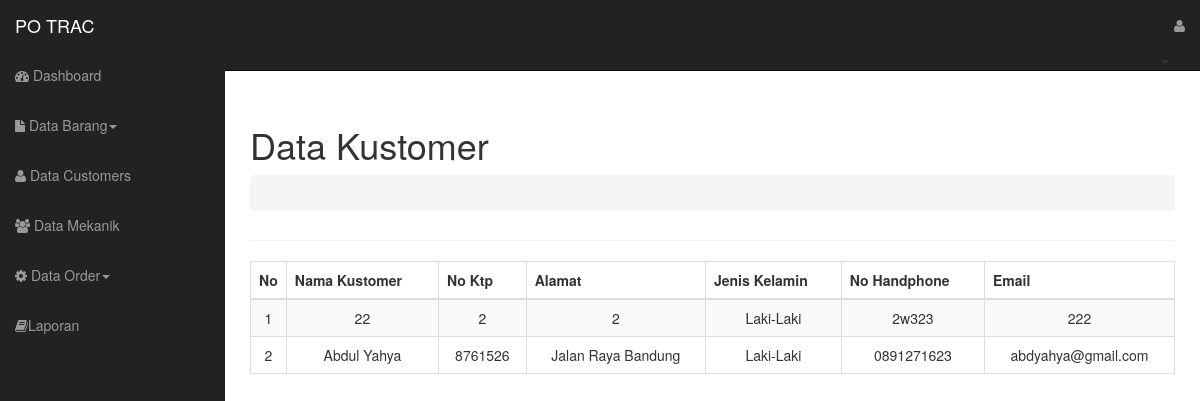
The page /home.php?page=kustomer on the database its author committed.
### tables this page shows
CREATE TABLE `kustom` (
  `kustom_id` int(6) NOT NULL,
  `kode_kustom` varchar(10) NOT NULL,
  `kustom_nama` varchar(34) NOT NULL,
  `no_ktp` int(20) NOT NULL,
  `kustom_alamat` text NOT NULL,
  `kustom_jk` varchar(43) NOT NULL,
  `kustom_hp` varchar(43) NOT NULL,
  `kustom_email` varchar(43) NOT NULL
);

### models/d_kustomer.php (called while the page is built, shortened)
<?php
class Kustomer {
	function __construct($conn) {
		$this->mysqli = $conn;
	}
	public function tampil($id =null) {
		$db = $this->mysqli->conn;
		$sql = "SELECT * FROM kustom";
		$query = $db->query($sql) or die($db->error);
		return $query;
	}
}
?>

### views/kustomer.php (the view, shortened to what this page needs)
  <?php
	include "models/d_kustomer.php";
  $ktm = new Kustomer($connection);
  if (@$_GET['act'] == '') {
	?>
     <div class="page-header">
        <div class="row">
          <div class="col-lg-12">
            <h1>Data Kustomer</h1>
            <ol class="breadcrumb">
            </ol>
              </div>
              </div>
          </div>
        </div>
           <div class="table-responsive">
       <table class="table table-bordered table-hover table-striped" id="datatables" >
          <thead>
          <tr>
	            <th width="10">No</th>
            <th>Nama Kustomer</th>
            <th>No Ktp</th>
            <th>Alamat</th>
            <th>Jenis Kelamin</th>
            <th>No Handphone</th>
            <th>Email</th>
           </tr>
        </thead>
        <tbody>
	       <?php
         $no = 1;
         $tampil = $ktm->tampil();
         while($data = $tampil->fetch_object()){
        ?>
   		<tr>
   		<td align="center"><?php echo $no++; ?></td>
   		<td align="center"><?php echo $data->kustom_nama; ?></td>
      <td align="center"><?php echo $data->no_ktp; ?></td>
   		<td align="center"><?php echo $data->kustom_alamat; ?></td>
      <td align="center"><?php echo $data->kustom_jk; ?></td>
   		<td align="center"><?php echo $data->kustom_hp; ?></td>
   		<td align="center"><?php echo $data->kustom_email; ?></td>
                </tr>
          <?php
        }
          ?>
        </tbody>
        </table>
         </div>
</div>
<?php
} else if (@$_GET['act'] == 'del') {
  $ktm->hapus($_GET['id']);
  header("location: ?page=kustomer");
}
?>

### asset/css/sb-admin.css (style rules this page uses)
body { margin-top: 50px; }

### rows shown on the page
kustom: kustom_nama "22", no_ktp "2", kustom_alamat "2", kustom_jk "Laki-Laki", kustom_hp "2w323", kustom_email "222"
kustom: kustom_nama "Abdul Yahya", no_ktp "8761526", kustom_alamat "Jalan Raya Bandung", kustom_jk "Laki-Laki", kustom_hp "0891271623", kustom_email "abdyahya@gmail.com"
